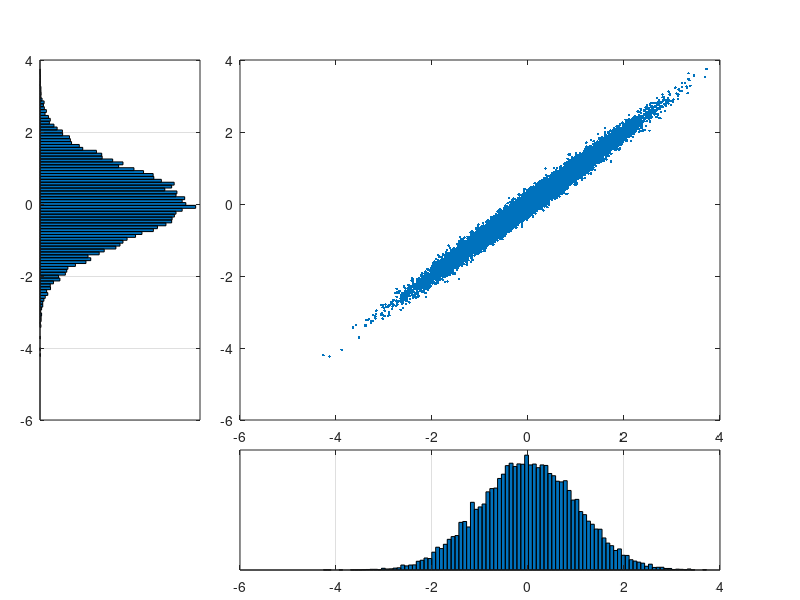

Write MATLAB code to recreate this figure. (Note: this script raises an error after producing the figure.)
% this script represents covariance and expected value in terms 
% of the location-dispersion ellipsoid in a normal example
% see "Risk and Asset Allocation"-Springer (2005), by A. Meucci

clc; clear; close all
%%%%%%%%%%%%%%%%%%%%%%%%%%%%%%%%%%%%%%%%%%%%%%%%%%%%%%%%%%%%%%%%%%%%%%%%%%%%%%%%%%%%%%%%%%%%%%%%%%%%%%%%%%%%%%%%%%%%%%%%%%%%%%%%%%%%%%%%%%%
% input parameters

Mu=[0 0]';
s=[1 1];
r=.99;

NumSimulations=20000;
%%%%%%%%%%%%%%%%%%%%%%%%%%%%%%%%%%%%%%%%%%%%%%%%%%%%%%%%%%%%%%%%%%%%%%%%%%%%%%%%%%%%%%%%%%%%%%%%%%%%%%%%%%%%%%%%%%%%%%%%%%%%%%%%%%%%%
Sigma=[s(1)^2     r*s(1)*s(2)
    r*s(1)*s(2)    s(2)^2];

% generate sample
X = mvnrnd(Mu,Sigma,NumSimulations);

%%%%%%%%%%%%%%%%%%%%%%%%%%%%%%%%%%%%%%%%%%%%%%%%%%%%%%%%%%%%%%%%%%%%%%%%%%%%%%%%%%%%%%%%%%%%%%%%%%%%%%%%%%%%%%%%%%%%%
% compute location and dispersion (analytical)
Expected_Value=Mu;
Covariance=Sigma;
Standard_Deviation=sqrt(diag(Covariance))
Correlation=Covariance(1,2)/(Standard_Deviation(1)*Standard_Deviation(2))

%%%%%%%%%%%%%%%%%%%%%%%%%%%%%%%%%%%%%%%%%%%%%%%%%%%%%%%%%%%%%%%%%%%%%%%%%%%%%%%%%%%%%%%%%%%%%%%%%%%%%%%%%%%%%%%%%%%%%
% plots
figure 

% marginals
NumBins=round(10*log(NumSimulations));

subplot('Position',[.05 .3 .2 .6]) 
[n,D]=hist(X(:,2),NumBins);
barh(D,n,1);
[y_lim]=get(gca,'ylim');
set(gca,'xtick',[])
grid on

subplot('Position',[.3 .05 .6 .2]) 
[n,D]=hist(X(:,1),NumBins);
bar(D,n,1);
[x_lim]=get(gca,'xlim');
set(gca,'ytick',[])
grid on

% scatter plot
subplot('Position',[.3 .3 .6 .6]) 
h=plot(X(:,1),X(:,2),'.');
set(gca,'xlim',x_lim,'ylim',y_lim)
hold on 
Scale=2;
PlotEigVectors=1;
PlotSquare=1;
TwoDimEllipsoid(Expected_Value,Covariance,Scale,PlotEigVectors,PlotSquare)
grid on

